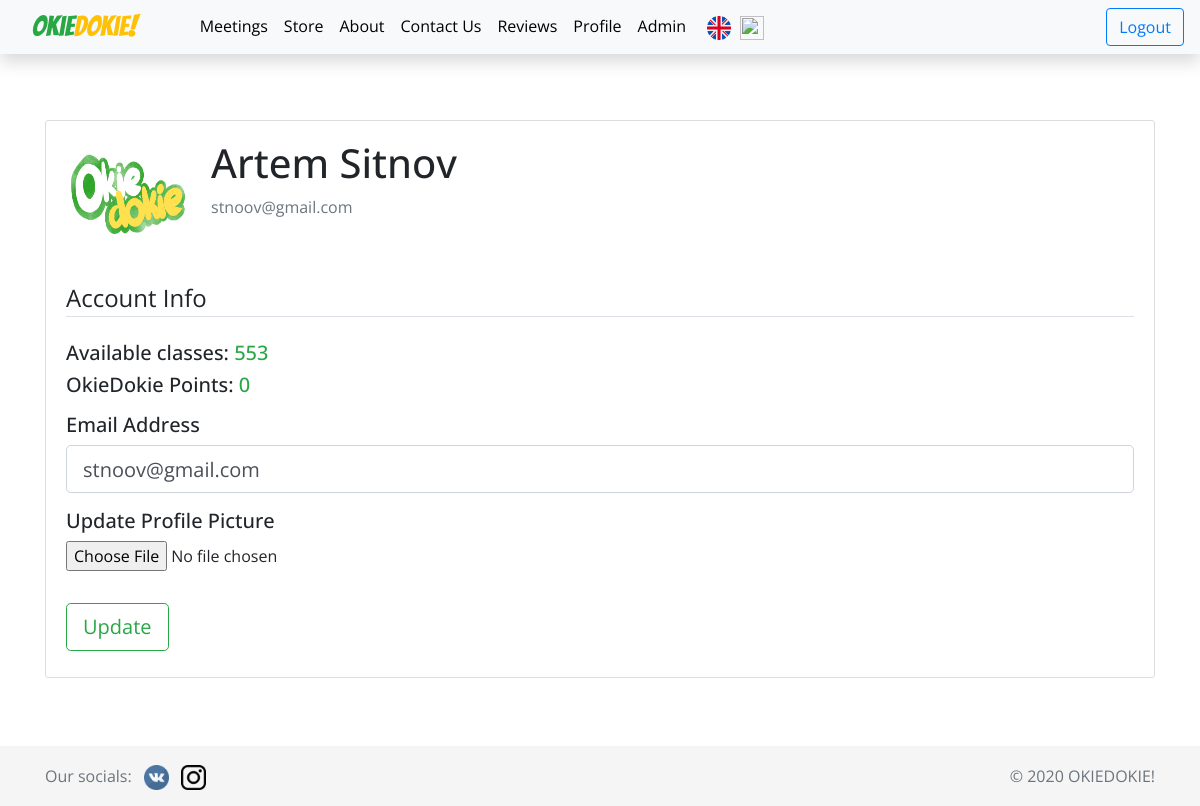
The app's page /profile (signed in), older data.
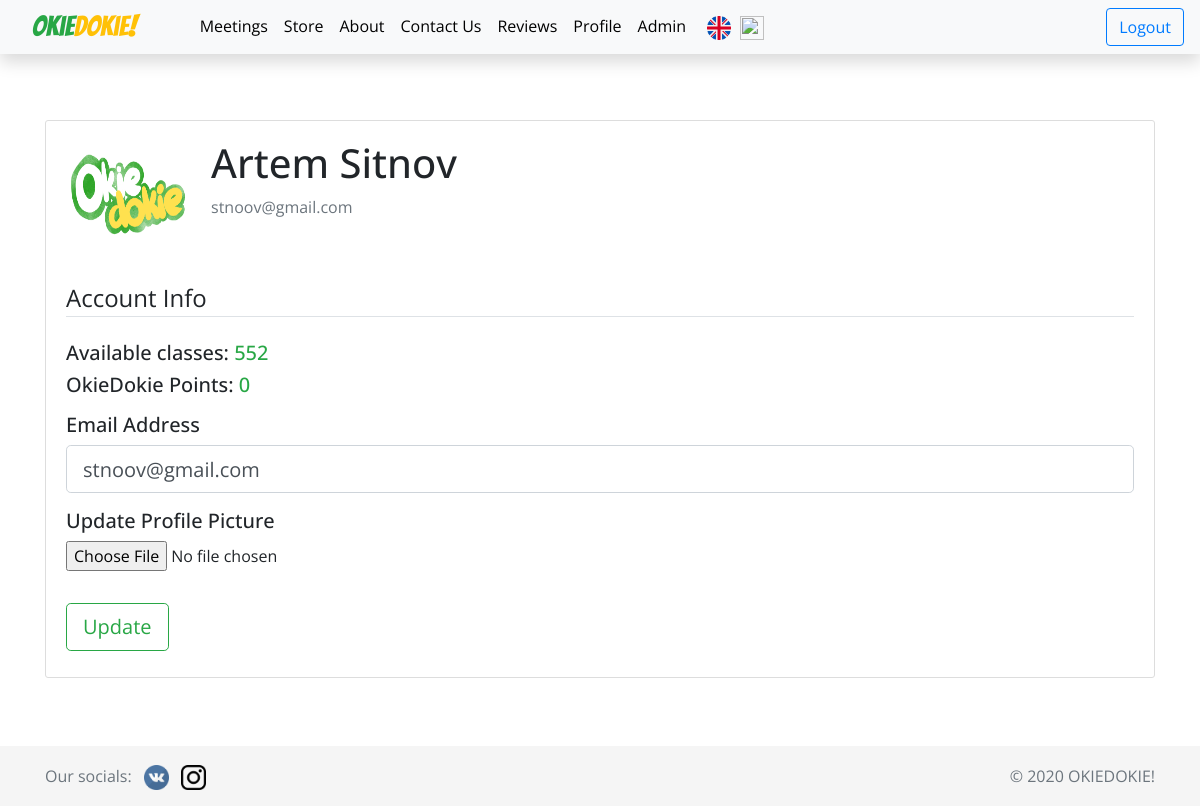
The same page, newer data.
### okiedokie/models.py (models this page shows, shortened)
class User(db.Model, UserMixin):
    id = db.Column(db.Integer, primary_key=True)
    email = db.Column(db.String(120), unique=True, nullable=False)
    first_name = db.Column(db.String(20), nullable=False)
    last_name = db.Column(db.String(20), nullable=False)
    age = db.Column(db.Integer, nullable=False)
    password = db.Column(db.String(60), nullable=False)
    image_file = db.Column(db.String(20), nullable=False, default='default.png')
    points = db.Column(db.Integer, default=0)
    paid_classes = db.Column(db.Integer, default=1)
    attended_classes = db.Column(db.Integer, default=0)
    created_at = db.Column(db.DateTime, default=datetime.now())
    confirmed = db.Column(db.Boolean, nullable=False, default=False)
    is_admin = db.Column(db.Boolean, default=False)
    reviews = db.relationship('Reviews', backref='author', lazy=True)
    signed_users = db.relationship('Events', secondary=signed_users, lazy='subquery',
        backref=db.backref('signed_users', lazy=True))

### okiedokie/users/routes.py (the view)
@users.route('/profile', methods=['GET', 'POST'])
@login_required
def profile():
    form = UpdateAccountForm()
    current_date = datetime.datetime.now()
    if form.validate_on_submit():
        if form.picture.data:
            picture_file = save_picture(form.picture.data)
            current_user.image_file = picture_file
        current_user.email = form.email.data
        db.session.commit()
        flash('Your account has been updated!', 'success')
        return redirect(url_for('users.profile'))
    elif request.method == 'GET':
        form.email.data = current_user.email
    image_file = url_for('static', filename='images/profile_pics/' + current_user.image_file)
    return render_template('profile.html', form=form, current_date=current_date, image_file=image_file)

### okiedokie/users/forms.py (shortened to what this page needs)
class UpdateAccountForm(FlaskForm):
    email = EmailField('Email address', [validators.Email()])
    picture = FileField('Update Profile Picture', validators=[FileAllowed(['jpg', 'png'],
                                                                          message="Only jpg and png images are allowed")])
    submit = SubmitField('Update')

### okiedokie/models.py (called while the page is built)
@login_manager.user_loader
def load_user(user_id):
    return User.query.get(int(user_id))

### okiedokie/templates/profile.html (shortened to what this page needs)
{% extends 'base.html' %}
{% block link %}
<link rel="stylesheet" type="text/css" href="{{ url_for('static', filename='css/signin.css') }}">
{% endblock link %}
{% block body %}
<div class="container mt-5">
    <div class="content-section">
        <div class="media mt-2">
            <img class="rounded-circle account-img" src="{{ image_file }}">
            <div class="media-body">
                <h2 class="account-heading">{{ current_user.first_name }} {{ current_user.last_name }}</h2>
                <p class="text-secondary">{{ current_user.email }}</p>
            </div>
        </div>
        <form method="POST" action="" enctype="multipart/form-data">
            <fieldset class="form-group">
                <legend class="border-bottom mb-4">{{ _('Account Info') }} </legend>
                <h5>{{ _('Available classes') }}: <span class="text-success"> {{ current_user.paid_classes }} </span></h5>
                <h5 class="mb-3">OkieDokie Points: <span class="text-success">{{ current_user.points }} </span></h5>
                <div class="form-group">
                    <h5>{{ _('Email Address') }}</h5>
                    {% if form.email.errors %}
                    {{ form.email(class="form-control form-control-lg is-invalid") }}
                    <div class="invalid-feedback">
                        {% for error in form.email.errors %}
                        <span>{{ error }}</span>
                        {% endfor %}
                    </div>
                    {% else %}
                    {{ form.email(class="form-control form-control-lg") }}
                    {% endif %}
                </div>
                <div class="form-group">
                    <h5>{{ _('Update Profile Picture') }}</h5>
                    {{ form.picture(class="form-control-file") }}
                </div>
            </fieldset>
            <div class="form-group">
                {{ form.submit(class="btn btn-lg btn-outline-success") }}
            </div>
        </form>
    </div>
</div>
{% endblock body %}

Row changes from the older to the newer data that the page shows:
changed User "Artem": paid_classes "553" → "552"
